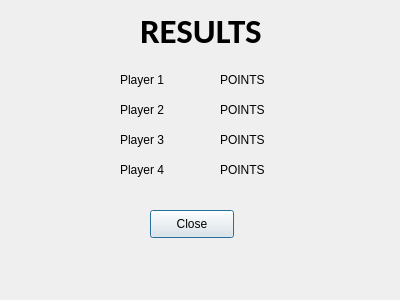
<?xml version="1.0" encoding="UTF-8"?>
<ui version="4.0">
 <class>ResultDialog</class>
 <widget class="QDialog" name="ResultDialog">
  <property name="geometry">
   <rect>
    <x>0</x>
    <y>0</y>
    <width>400</width>
    <height>300</height>
   </rect>
  </property>
  <property name="windowTitle">
   <string>Dialog</string>
  </property>
  <widget class="QPushButton" name="closeButton">
   <property name="geometry">
    <rect>
     <x>150</x>
     <y>210</y>
     <width>84</width>
     <height>28</height>
    </rect>
   </property>
   <property name="text">
    <string>Close</string>
   </property>
  </widget>
  <widget class="QLabel" name="label">
   <property name="geometry">
    <rect>
     <x>140</x>
     <y>10</y>
     <width>151</width>
     <height>41</height>
    </rect>
   </property>
   <property name="font">
    <font>
     <family>Carlito</family>
     <pointsize>26</pointsize>
     <weight>75</weight>
     <bold>true</bold>
    </font>
   </property>
   <property name="text">
    <string>RESULTS</string>
   </property>
  </widget>
  <widget class="QLabel" name="Player1Label">
   <property name="geometry">
    <rect>
     <x>120</x>
     <y>70</y>
     <width>63</width>
     <height>20</height>
    </rect>
   </property>
   <property name="text">
    <string>Player 1</string>
   </property>
  </widget>
  <widget class="QLabel" name="Player2Label">
   <property name="geometry">
    <rect>
     <x>120</x>
     <y>100</y>
     <width>63</width>
     <height>20</height>
    </rect>
   </property>
   <property name="text">
    <string>Player 2</string>
   </property>
  </widget>
  <widget class="QLabel" name="Player3Label">
   <property name="geometry">
    <rect>
     <x>120</x>
     <y>130</y>
     <width>63</width>
     <height>20</height>
    </rect>
   </property>
   <property name="text">
    <string>Player 3</string>
   </property>
  </widget>
  <widget class="QLabel" name="Player4Label">
   <property name="geometry">
    <rect>
     <x>120</x>
     <y>160</y>
     <width>63</width>
     <height>20</height>
    </rect>
   </property>
   <property name="text">
    <string>Player 4</string>
   </property>
  </widget>
  <widget class="QLabel" name="Player1PointsLabel">
   <property name="geometry">
    <rect>
     <x>220</x>
     <y>70</y>
     <width>63</width>
     <height>20</height>
    </rect>
   </property>
   <property name="text">
    <string>POINTS</string>
   </property>
  </widget>
  <widget class="QLabel" name="Player2PointsLabel">
   <property name="geometry">
    <rect>
     <x>220</x>
     <y>100</y>
     <width>63</width>
     <height>20</height>
    </rect>
   </property>
   <property name="text">
    <string>POINTS</string>
   </property>
  </widget>
  <widget class="QLabel" name="Player3PointsLabel">
   <property name="geometry">
    <rect>
     <x>220</x>
     <y>130</y>
     <width>63</width>
     <height>20</height>
    </rect>
   </property>
   <property name="text">
    <string>POINTS</string>
   </property>
  </widget>
  <widget class="QLabel" name="Player4PointsLabel">
   <property name="geometry">
    <rect>
     <x>220</x>
     <y>160</y>
     <width>63</width>
     <height>20</height>
    </rect>
   </property>
   <property name="text">
    <string>POINTS</string>
   </property>
  </widget>
  <zorder>Player4PointsLabel</zorder>
  <zorder>closeButton</zorder>
  <zorder>label</zorder>
  <zorder>Player1Label</zorder>
  <zorder>Player2Label</zorder>
  <zorder>Player3Label</zorder>
  <zorder>Player4Label</zorder>
  <zorder>Player1PointsLabel</zorder>
  <zorder>Player2PointsLabel</zorder>
  <zorder>Player3PointsLabel</zorder>
 </widget>
 <resources/>
 <connections>
  <connection>
   <sender>closeButton</sender>
   <signal>clicked()</signal>
   <receiver>ResultDialog</receiver>
   <slot>close()</slot>
   <hints>
    <hint type="sourcelabel">
     <x>216</x>
     <y>234</y>
    </hint>
    <hint type="destinationlabel">
     <x>296</x>
     <y>252</y>
    </hint>
   </hints>
  </connection>
 </connections>
</ui>
